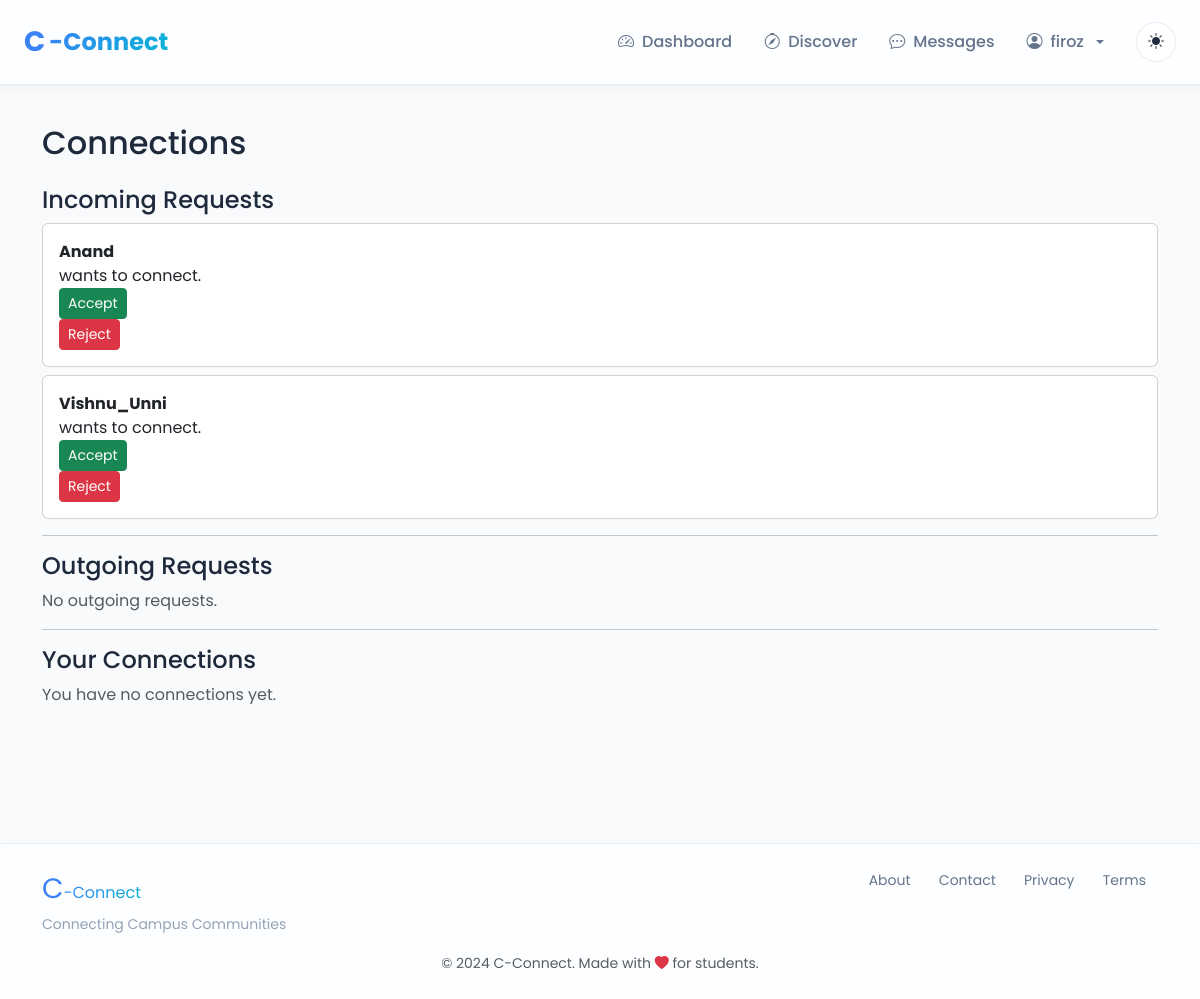
The page /connections (signed in) on the database its author committed.
### models.py (models this page shows, shortened)
class User(UserMixin, db.Model):
    id = db.Column(db.Integer, primary_key=True, autoincrement=True)  # Unique identifier
    username = db.Column(db.String(100), nullable=False)  # Name of the user (later can add this unique if needed)
    email = db.Column(db.String(120), nullable=False, unique=True)  # Email of the user
    password = db.Column(db.String(200), nullable=False)  # Passwords not hashed yet (done in setup_db.py)
    created_at = db.Column(db.DateTime, default=db.func.now())  # Timestamp of account creation
    last_login = db.Column(db.DateTime, nullable=True)  # Timestamp of last login
    pass

class Connection(db.Model):
    id = db.Column(db.Integer, primary_key=True, autoincrement=True)
    user_id = db.Column(db.Integer, db.ForeignKey('user.id'), nullable=False)  # User who initiated the connection
    target_user_id = db.Column(db.Integer, db.ForeignKey('user.id'), nullable=False)  # User who is targetted to connect
    status = db.Column(db.String(20), nullable=False, default='pending')
    created_at = db.Column(db.DateTime, default=db.func.now()) #current_timestamp())
    __table_args__ = (
        db.UniqueConstraint('user_id', 'target_user_id', name='_user_target_uc'),
        db.Index('idx_target_user', 'target_user_id'),
    )
    user = db.relationship('User', foreign_keys=[user_id], backref='sent_requests')
    connected_user = db.relationship('User', foreign_keys=[target_user_id], backref='received_requests')

### blueprints/connections/routes.py (the view)
@connections.route('/connections')
@login_required
def connections_home():
    incoming = list_requests(current_user.id, 'incoming', 'pending', limit=50)
    outgoing = list_requests(current_user.id, 'outgoing', 'pending', limit=50)
    accepted = list_connections(current_user.id, limit=100)
    return render_template('connections/list.html', incoming=incoming, outgoing=outgoing, accepted=accepted)

### blueprints/auth/__init__.py (called while the page is built)
@login_manager.user_loader
def load_user(user_id):
    from models import User  # Importing User model for querying  (import here to avoid circular imports)
    return User.query.get(int(user_id))

@auth.after_app_request
def add_header(response):
    if current_user.is_authenticated and request.blueprint == 'auth':
        response.headers['Cache-Control'] = 'no-store, no-cache, must-revalidate, post-check=0, pre-check=0, max-age=0'
        response.headers['Pragma'] = 'no-cache'
        response.headers['Expires'] = '-1'
    return response

### blueprints/connections/service.py (called while the page is built)
def list_requests(user_id: int, direction='incoming', status='pending', limit=50, offset=0):
    q = Connection.query
    if direction == 'incoming':
        q = q.filter_by(target_user_id=user_id)
    else:
        q = q.filter_by(user_id=user_id)
    if status:
        q = q.filter_by(status=status)
    q = q.order_by(Connection.created_at.desc()).limit(limit).offset(offset)
    return q.all()

def list_connections(user_id: int, limit=50, offset=0):
    q = Connection.query.filter(
        (Connection.status == 'accepted') & (
            (Connection.user_id == user_id) | (Connection.target_user_id == user_id)
        )
    ).order_by(Connection.created_at.desc()).limit(limit).offset(offset)
    return q.all()

### blueprints/connections/templates/connections/list.html (shortened to what this page needs)
{% extends "base.html" %}
{% block body %}
<div class="container py-4">
    <h2 class="mb-4">Connections</h2>
    <h4>Incoming Requests</h4>
    {% if incoming %}
        {% for c in incoming %}
            <div class="card p-3 mb-2">
                <strong>{{ c.user.username }}</strong> wants to connect.
                <form method="POST" action="{{ url_for('connections.connections_accept', conn_id=c.id) }}" style="display:inline;">
                    <button class="btn btn-success btn-sm">Accept</button>
                </form>
                <form method="POST" action="{{ url_for('connections.connections_reject', conn_id=c.id) }}" style="display:inline;">
                    <button class="btn btn-danger btn-sm">Reject</button>
                </form>
            </div>
        {% endfor %}
    {% else %}
        <p class="text-muted">No incoming requests.</p>
    {% endif %}
    <hr>
    <h4>Outgoing Requests</h4>
    {% if outgoing %}
        {% for c in outgoing %}
            <div class="card p-3 mb-2">
                Pending → {{ c.connected_user.username }}
                <form method="POST" action="{{ url_for('connections.connections_cancel', conn_id=c.id) }}" style="display:inline;">
                    <input type="hidden" name="csrf_token" value="{{ csrf_token() }}">
                    <button class="btn btn-warning btn-sm">Cancel</button>
                </form>
            </div>
        {% endfor %}
    {% else %}
        <p class="text-muted">No outgoing requests.</p>
    {% endif %}
    <hr>
    <h4>Your Connections</h4>
    {% if accepted %}
        {% for c in accepted %}
            {% set other = c.user if c.user_id != current_user.id else c.connected_user %}
            <div class="card p-3 mb-2">
                Connected with <strong>{{ other.username }}</strong>
                <a href="{{ url_for('main.view_user_profile', user_id=other.id) }}" class="btn btn-outline-secondary btn-sm">
                    View Profile
                </a>
                <form method="POST"
                  action="{{ url_for('connections.connections_disconnect', conn_id=c.id) }}"
                  onsubmit="return confirm('Are you sure you want to disconnect? This will remove the connection.');"
                  style="display:inline;">
                    <input type="hidden" name="csrf_token" value="{{ csrf_token() }}">
                    <button class="btn btn-danger btn-sm">Disconnect</button>
                </form>
            </div>
        {% endfor %}
    {% else %}
        <p class="text-muted">You have no connections yet.</p>
    {% endif %}
</div>
{% endblock %}

### templates/base.html (shortened to what this page needs)
<!DOCTYPE html>
<html lang="en">
<head>
    <link href="https://cdn.jsdelivr.net/npm/bootstrap@5.3.2/dist/css/bootstrap.min.css" rel="stylesheet">
    <link rel="stylesheet" href="https://cdn.jsdelivr.net/npm/bootstrap-icons@1.11.1/font/bootstrap-icons.css">
    <link rel="stylesheet" href="{{ url_for('static', filename='css/global.css') }}">
</head>
<body>
    <nav class="navbar navbar-expand-lg navbar-glass fixed-top">
        <div class="container-fluid px-4">
            <a class="navbar-brand brand-logo" href="{{ url_for('main.home') }}">
                <span class="brand-c">C</span><span class="brand-connect">-Connect</span>
            </a>
            <div class="collapse navbar-collapse" id="navbarNav">
                <ul class="navbar-nav ms-auto align-items-center">
                    {% if current_user.is_authenticated %}
                        <li class="nav-item">
                            <a class="nav-link" href="{{ url_for('main.dashboard') }}">
                                <i class="bi bi-speedometer2"></i> Dashboard
                            </a>
                        </li>
                        <li class="nav-item">
                            <a class="nav-link" href="{{ url_for('main.discover') }}">
                                <i class="bi bi-compass"></i> Discover
                            </a>
                        </li>
                        <li class="nav-item">
                            <a class="nav-link" href="{{ url_for('main.messages') }}">
                                <i class="bi bi-chat-dots"></i> Messages
                            </a>
                        </li>
                        <li class="nav-item dropdown">
                            <a class="nav-link dropdown-toggle" href="#" role="button" data-bs-toggle="dropdown">
                                <i class="bi bi-person-circle"></i> {{ current_user.username }}
                            </a>
                        </li>
                    {% endif %}
                    <li class="nav-item ms-3">
                        <button class="btn btn-theme-toggle" id="themeToggle" title="Toggle theme">
                            <i class="bi bi-sun-fill" id="themeIcon"></i>
                        </button>
                    </li>
                </ul>
            </div>
        </div>
    </nav>
    <main class="main-content">
        {% block body %}{% endblock %}
    </main>
    <footer class="footer-glass mt-5">
        <div class="container py-4">
            <div class="row">
                <div class="col-md-6 text-center text-md-start mb-3 mb-md-0">
                    <span class="brand-c">C</span><span class="brand-connect">-Connect</span>
                    <p class="footer-tagline mb-0">Connecting Campus Communities</p>
                </div>
                <div class="col-md-6 text-center text-md-end">
                    <a href="{{ url_for('main.about') }}" class="footer-link">About</a>
                    <a href="{{ url_for('main.contact') }}" class="footer-link">Contact</a>
                    <a href="#" class="footer-link">Privacy</a>
                    <a href="#" class="footer-link">Terms</a>
                </div>
            </div>
            <div class="row mt-3">
                <div class="col text-center">
                    <small class="text-muted">&copy; 2024 C-Connect. Made with <i class="bi bi-heart-fill text-danger"></i> for students.</small>
                </div>
            </div>
        </div>
    </footer>
</body>
</html>

### static/css/global.css (style rules this page uses)
:root { --primary-color: #3b82f6; --primary-hover: #2563eb; --secondary-color: #6366f1; --accent-color: #06b6d4; --bg-primary: #ffffff; --bg-secondary: #f8fafc; --bg-glass: rgba(255, 255, 255, 0.7); --bg-glass-hover: rgba(255, 255, 255, 0.85); --text-primary: #1e293b; --text-secondary: #64748b; --text-muted: #94a3b8; --border-color: rgba(148, 163, 184, 0.2); --shadow-sm: 0 2px 8px rgba(0, 0, 0, 0.05); --shadow-md: 0 4px 16px rgba(0, 0, 0, 0.08); --shadow-lg: 0 8px 32px rgba(0, 0, 0, 0.12); --glass-border: rgba(255, 255, 255, 0.3); --glass-shadow: 0 8px 32px 0 rgba(31, 38, 135, 0.15); }
* { margin: 0; padding: 0; box-sizing: border-box; }
body { font-family: 'Poppins', -apple-system, BlinkMacSystemFont, 'Segoe UI', sans-serif; background: var(--bg-secondary); color: var(--text-primary); transition: background 0.3s ease, color 0.3s ease; overflow-x: hidden; }
body, .navbar-glass, .glass-card, .glass-dropdown { transition: all 0.3s ease; }
.navbar-glass { background: var(--bg-glass) !important; backdrop-filter: blur(16px) saturate(180%); -webkit-backdrop-filter: blur(16px) saturate(180%); border-bottom: 1px solid var(--border-color); box-shadow: var(--shadow-sm); padding: 1rem 0; }
.brand-logo { font-size: 1.5rem; font-weight: 700; text-decoration: none; display: flex; align-items: center; gap: 0.25rem; }
.brand-c { color: var(--primary-color); font-size: 1.75rem; }
.brand-connect { color: var(--text-primary); background: linear-gradient(135deg, var(--primary-color), var(--accent-color)); -webkit-background-clip: text; -webkit-text-fill-color: transparent; background-clip: text; }
.nav-link { color: var(--text-secondary) !important; font-weight: 500; padding: 0.5rem 1rem !important; border-radius: 8px; transition: all 0.3s ease; display: flex; align-items: center; gap: 0.5rem; }
.btn-theme-toggle { background: var(--bg-glass); border: 1px solid var(--border-color); color: var(--text-primary); width: 40px; height: 40px; border-radius: 50%; display: flex; align-items: center; justify-content: center; transition: all 0.3s ease; }
.main-content { min-height: calc(100vh - 200px); padding-top: 100px; padding-bottom: 3rem; }
.footer-glass { background: var(--bg-glass); backdrop-filter: blur(16px) saturate(180%); -webkit-backdrop-filter: blur(16px) saturate(180%); border-top: 1px solid var(--border-color); margin-top: auto; }
.footer-tagline { font-size: 0.875rem; color: var(--text-muted); margin-top: 0.25rem; }
.footer-link { color: var(--text-secondary); text-decoration: none; margin: 0 0.75rem; font-size: 0.875rem; transition: color 0.3s ease; }

### rows shown on the page
User: username "firoz"
Connection: user.username "Anand"
Connection: user.username "Vishnu_Unni"
